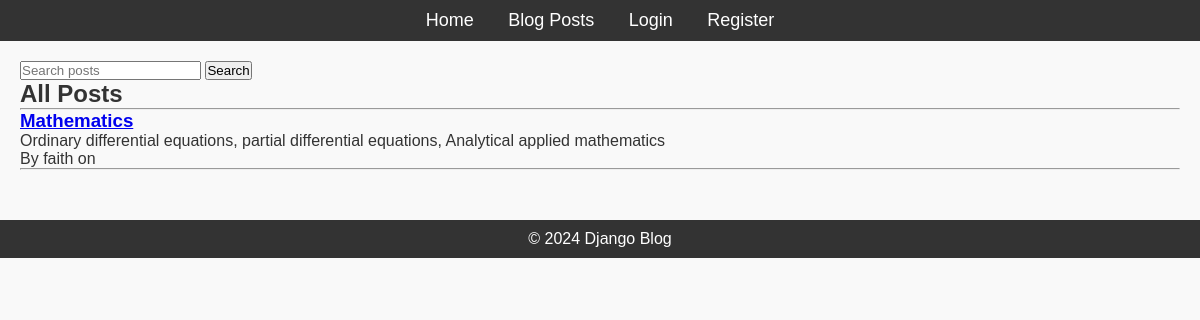
Before: / with the older database file.
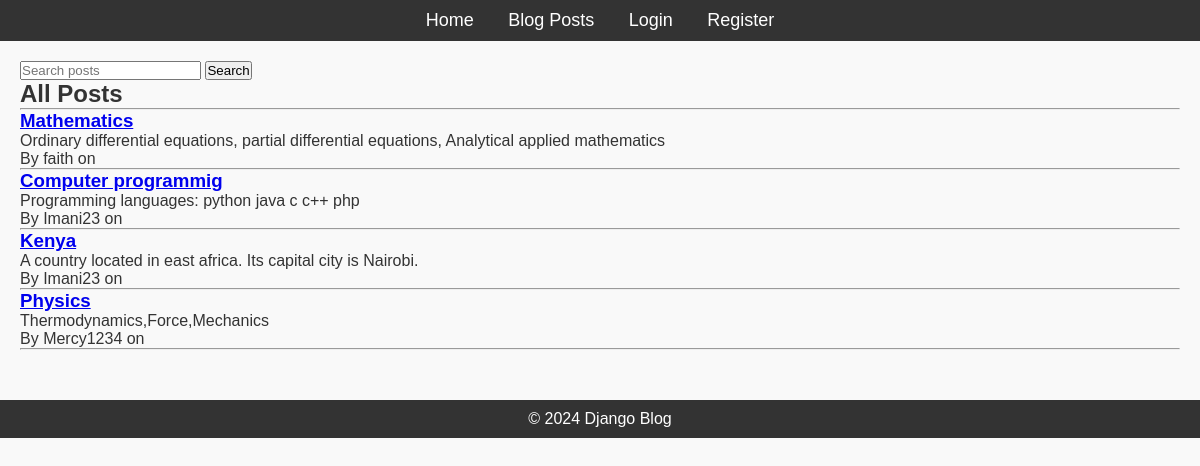
After: the same page with the newer database file.
### blog/models.py (models this page shows, shortened)
class Post(models.Model):
    title=models.CharField(max_length=200)
    content=models.TextField()
    published_date=models.DateTimeField(auto_now_add=True)
    author=models.ForeignKey(User,on_delete=models.CASCADE,related_name="users")
    tags=TaggableManager()

### blog/views.py (the view, shortened to what this page needs)
# urls.py: path("", PostListView.as_view(), name="posts"),
class PostListView(ListView):
    model=Post
    template_name="blog/post_list.html"
    context_object_name="posts"
    ordering=["-published_date"]
    paginate_by=5
    def get_queryset(self):
        queryset = Post.objects.all()
        category = self.request.GET.get("category")
        author = self.request.GET.get("author")
        if category:
            queryset = queryset.filter(category__name__iexact=category)
        if author:
            queryset = queryset.filter(author__username__iexact=author)
        return queryset

### blog/templates/blog/post_list.html (shortened to what this page needs)
{% extends "blog/base.html" %}
{% load static %}
{% block content %}
<h2>All Posts</h2>
<hr>
{% for post in posts %}
    <h3><a href="/post/{{ post.pk }}/">{{ post.title }}</a></h3>
    <p>{{ post.content|truncatechars:100 }}</p>
    <p>By {{ post.author.username }} on {{ post.published_at|date:"M d, Y" }}</p>
    <hr>
{% empty %}
    <p>No posts available.</p>
{% endfor %}
{% endblock %}

### blog/templates/blog/base.html (shortened to what this page needs)
{% load static %}
<!DOCTYPE html>
<html lang="en">
<head>
    <link rel="stylesheet" href="{% static 'css/styles.css' %}">
</head>
<body>
    <header>
        <nav>
            <ul>
                <li><a href="{% url 'home' %}">Home</a></li>
                <li><a href="{% url 'posts' %}">Blog Posts</a></li>
                <li><a href="{% url 'login' %}">Login</a></li>
                <li><a href="{% url 'register' %}">Register</a></li>
            </ul>
        </nav>
    </header>
    <div class="content">
        <form method="GET" action="{% url 'post_search' %}">
        <input type="text" name="q" placeholder="Search posts" required>
        <button type="submit">Search</button>
        </form>
        {% block content %}
        {% endblock %}
    </div>
    <footer>
        <p>&copy; 2024 Django Blog</p>
    </footer>
</body>
</html>

### blog/static/css/styles.css (style rules this page uses)
* { margin: 0; padding: 0; box-sizing: border-box; }
body { font-family: Arial, sans-serif; background-color: #f9f9f9; color: #333; }
header { background-color: #333; padding: 10px; text-align: center; }
header nav ul { list-style-type: none; }
header nav ul li { display: inline; margin: 0 15px; }
header nav ul li a { color: white; text-decoration: none; font-size: 18px; }
.content { margin: 20px; }
footer { text-align: center; margin-top: 50px; padding: 10px; background-color: #333; color: white; }

Changed rows visible on the page:
added Post: title "Computer programmig", content "Programming languages: python java c c++ php", author.username "Imani23"
added Post: title "Kenya", content "A country located in east africa. Its capital city is Nairobi.", author.username "Imani23"
added Post: title "Physics", content "Thermodynamics,Force,Mechanics", author.username "Mercy1234"
